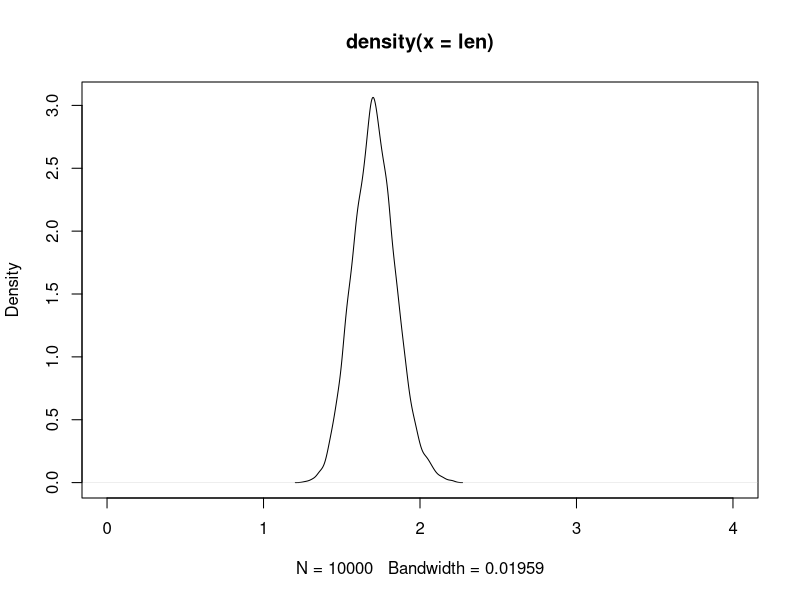

R code for this plot:
rm(list=ls())

# Sample size
n = 250

# Number of Monte Carlo iterations
N = 10000

# level
alpha = 0.1

# Inclusion indicators and lengths
incl = rep(0,N)
len = rep(0,N)

# Monte Carlo Simulation Study

for(i in 1:N){
  # Seed for simulated data
  set.seed(i)
  
  # Covariates simulation
  x1 = rnorm(n,0,1)
  x2 = rnorm(n,0,1)
  x3 = rnorm(n,0,1)
  
  # errors simulation
  eps = rnorm(n,0,0.5)
  
  # outcomes simulation
  y = 1 + x1 + x2 + x3 + eps
  
  # Design matrix
  x <- cbind(x1,x2,x3)
  
  # Training and Calibration indexes
  ind_train <- sort(sample(1:n, n * 0.5, replace = FALSE))
  ind_calibration <- setdiff(1:n, ind_train)
  
  # Training and calibration sets
  y_train <- y[ind_train]
  X_train0 <- x[ind_train,]
  y_calibration <- y[ind_calibration]
  X_calibration0 <- x[ind_calibration,]
  
  # Index for non-conformity measure
  k <- ceiling((1-alpha)*(length(ind_calibration)+1))
  
  # Fitting training set
  linmod <- lm(y_train ~ X_train0, data = data.frame(y_train, X_train0))
  
  # Calculating non-conformity measures on the calibration set
  res_cal = abs(cbind(1,X_calibration0)%*%coef(linmod) - y_calibration)
  
  # Quantile for conformal prediction intervals
  q_lm = sort(res_cal)[k]

  # New covariate and outcome simulation
  set.seed(i+N)
  x_new <- rbind(rnorm(3))
  eps_new <- rnorm(1,0,0.5)
  colnames(x_new) <- colnames(X_train0)
  
  y_new = 1 + x_new[1] + x_new[2] + x_new[3] + eps_new
  
  # Predict the response
  y_pred <- coef(linmod)%*%c(1,x_new)
  
  
  # Conformal Prediction interval
  CPI_L <-  y_pred - q_lm
  
  CPI_U <- y_pred + q_lm
  
  # Checking inclusion and length of the CP interval
  incl[i] <-  ifelse( (CPI_L < y_new)&(y_new < CPI_U), 1, 0 )

  len[i] = CPI_U - CPI_L

  print(i)
  
}

# Empirical inclusion (marginal validity)
mean(incl)

# Length of CP intervals
plot(density(len), xlim = c(0,4))

summary(len)

